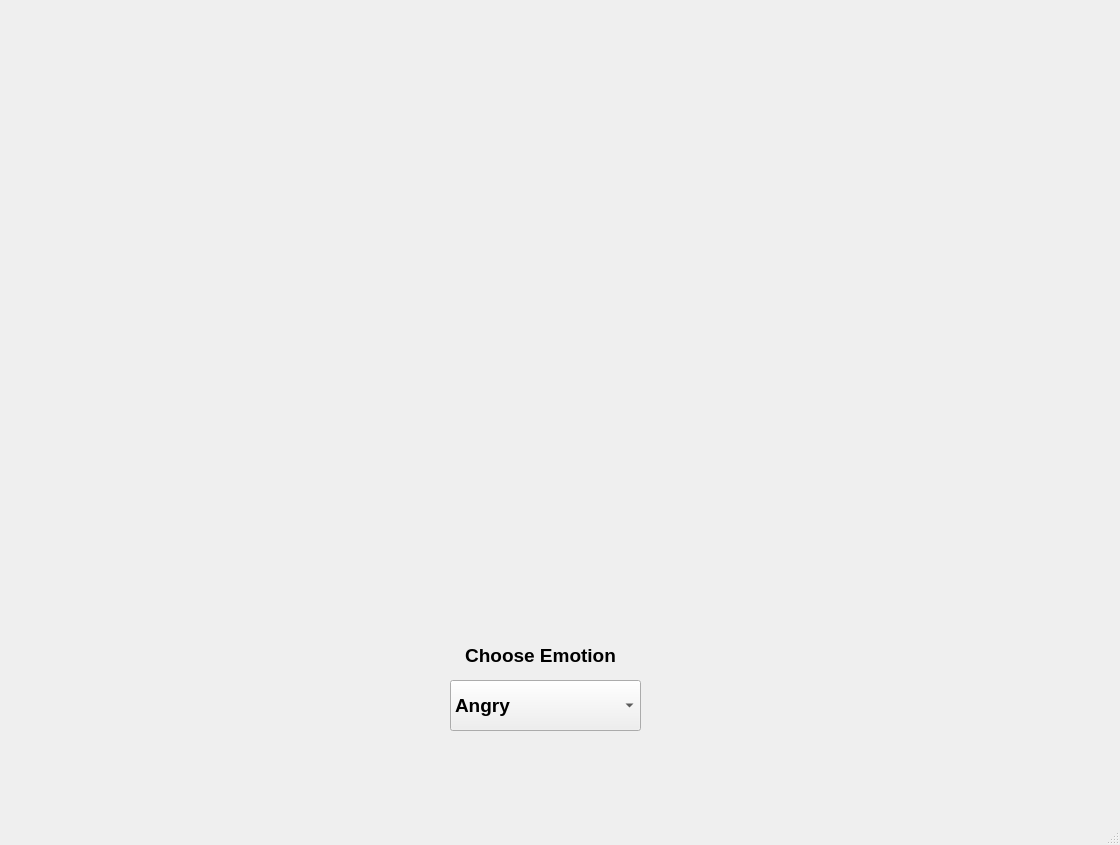
<?xml version="1.0" encoding="UTF-8"?>
<ui version="4.0">
 <class>MainWindow</class>
 <widget class="QMainWindow" name="MainWindow">
  <property name="geometry">
   <rect>
    <x>0</x>
    <y>0</y>
    <width>1120</width>
    <height>845</height>
   </rect>
  </property>
  <property name="windowTitle">
   <string>MainWindow</string>
  </property>
  <widget class="QWidget" name="centralwidget">
   <widget class="QLabel" name="video_feed">
    <property name="geometry">
     <rect>
      <x>20</x>
      <y>20</y>
      <width>1081</width>
      <height>591</height>
     </rect>
    </property>
    <property name="text">
     <string/>
    </property>
    <property name="pixmap">
     <pixmap>../../../flower.jpeg</pixmap>
    </property>
    <property name="scaledContents">
     <bool>true</bool>
    </property>
    <property name="alignment">
     <set>Qt::AlignCenter</set>
    </property>
   </widget>
   <widget class="QComboBox" name="comboBox">
    <property name="geometry">
     <rect>
      <x>450</x>
      <y>680</y>
      <width>191</width>
      <height>51</height>
     </rect>
    </property>
    <property name="font">
     <font>
      <pointsize>14</pointsize>
      <weight>75</weight>
      <bold>true</bold>
     </font>
    </property>
    <property name="layoutDirection">
     <enum>Qt::LeftToRight</enum>
    </property>
    <item>
     <property name="text">
      <string>Angry</string>
     </property>
    </item>
    <item>
     <property name="text">
      <string>Disgust</string>
     </property>
    </item>
    <item>
     <property name="text">
      <string>Fear</string>
     </property>
    </item>
    <item>
     <property name="text">
      <string>Sad</string>
     </property>
    </item>
    <item>
     <property name="text">
      <string>Happy</string>
     </property>
    </item>
    <item>
     <property name="text">
      <string>Neutral</string>
     </property>
    </item>
    <item>
     <property name="text">
      <string>Surprise</string>
     </property>
    </item>
   </widget>
   <widget class="QLabel" name="label">
    <property name="geometry">
     <rect>
      <x>360</x>
      <y>630</y>
      <width>361</width>
      <height>51</height>
     </rect>
    </property>
    <property name="font">
     <font>
      <pointsize>14</pointsize>
      <weight>75</weight>
      <bold>true</bold>
     </font>
    </property>
    <property name="text">
     <string>Choose Emotion</string>
    </property>
    <property name="scaledContents">
     <bool>true</bool>
    </property>
    <property name="alignment">
     <set>Qt::AlignCenter</set>
    </property>
   </widget>
  </widget>
  <widget class="QMenuBar" name="menubar">
   <property name="geometry">
    <rect>
     <x>0</x>
     <y>0</y>
     <width>1120</width>
     <height>26</height>
    </rect>
   </property>
  </widget>
  <widget class="QStatusBar" name="statusbar"/>
 </widget>
 <resources/>
 <connections/>
</ui>
